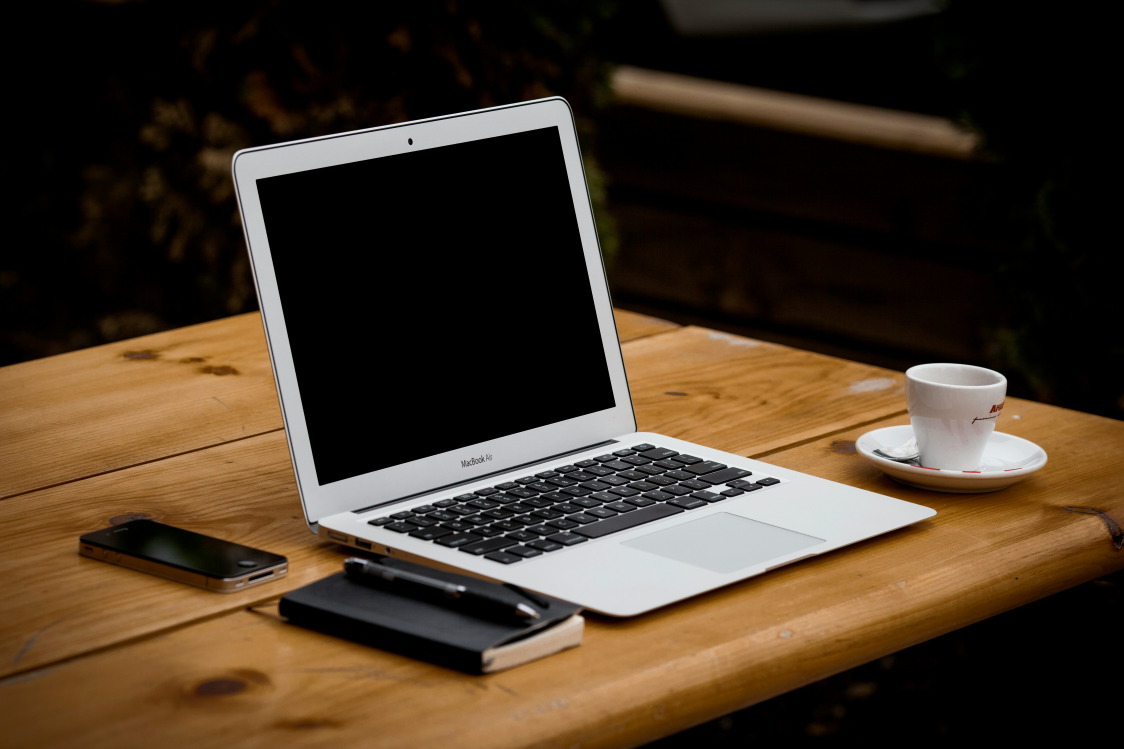
#> input picture Add_Watermark_to_image/Images/alejandro-escamilla-yC-Yzbqy7PY-unsplash.jpg, 5616 x 3744 px, found by its file name (shown at 1/5 size)
$ python main.py
#> lines starting #> are read from the running program, lines starting #| are printed output that depends on the picture
#> the answer given: Images
#> the answer given: Images/alejandro-escamilla-yC-Yzbqy7PY-unsplash.jpg
import os
from PIL import Image

def add_watermark(input_image_path,watermark_image_path,output_image_path):
    base_image=Image.open(input_image_path)
#> base_image is the input picture: PIL image 5616x3744 RGB; mean R, G, B 69.8, 54.4, 38.2
    watermark=Image.open(watermark_image_path).convert("RGBA")
    position=base_image.size
#> position = (5616, 3744)
    new_size= (int(position[0]*8/100),int(position[0]*8/100))
#> new_size = (449, 449)
    watermark=watermark.resize(new_size)
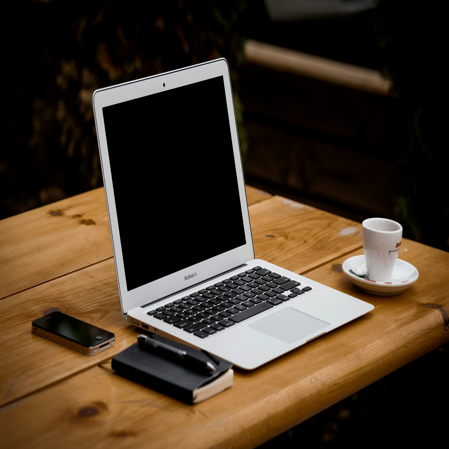
#> watermark: PIL image 449x449 RGBA; mean R, G, B, A 69.9, 54.4, 38.2, 255

    new_position=position[0]-new_size[0]-20,position[1]-new_size[0]-20
#> new_position = (5147, 3275)
    transparent=Image.new(mode="RGBA",size=position,color=(0,0,0,0))
#> transparent: PIL image 5616x3744 RGBA; every value is 0
    transparent.paste(base_image,(0,0))
    transparent.paste(watermark,new_position,watermark)
    image_mode=base_image.mode
#> image_mode = 'RGB'

    if image_mode=="RGB":
        transparent=transparent.convert(image_mode)
#> transparent: PIL image 5616x3744 RGB
    else:
        transparent=transparent.convert("P")
    transparent.save(output_image_path,optimize=True,quality=100)

folder = input("Enter Folder path: ").strip()
Watermark=input("Enter watermark path: ").strip()
os.chdir(folder)
files=os.listdir(os.getcwd())

output_dir= input_path=os.path.join(folder,"Output")
if not os.path.isdir(output_dir):
    os.mkdir(output_dir)

for f in files:
    input_path=os.path.join(folder,f)

    if os.path.isfile(os.path.abspath(f)):
        if os.path.isfile(input_path) or f.lower().endswith(('.jpg', '.png')):
            output_path= os.path.join(output_dir, f)
            try:
                add_watermark(input_path,Watermark,output_path)
            except Exception as e:
                print(f"❌ Failed to process {f}: {e}")
